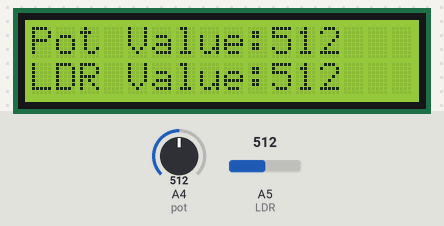
Simulated run of this sketch. Board: Arduino Uno, built with avr-gcc and run on an emulated ATmega328P. Parts: 16×2 character LCD. Inputs (shaded band) come from the test bench; at power-on: A4 (pot) = 512, A5 (LDR) = 512.

Above: at 1.2 s.
1.3 s: A4 (pot) set to 716
At 2.8 s:
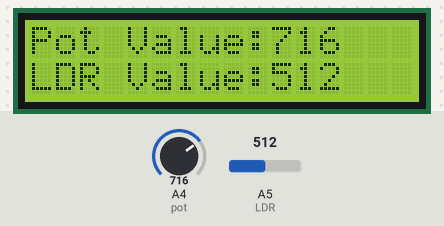
3.5 s: A5 (LDR) set to 716
At 4.6 s:
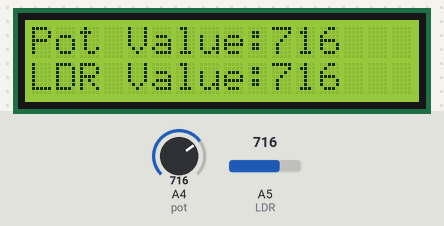
5.5 s: A4 (pot) set to 810
At 6.4 s:
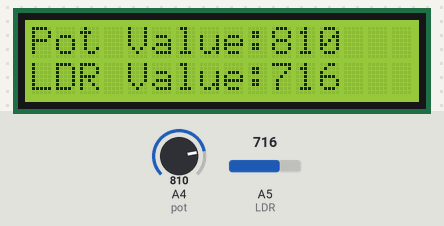
7.5 s: A5 (LDR) set to 810
At 9.3 s:
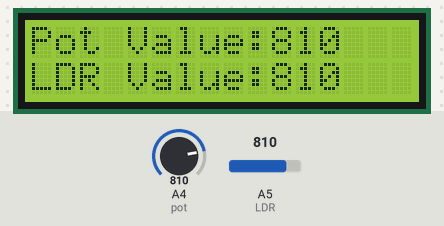
9.6 s: A4 (pot) set to 790
At 11.3 s:
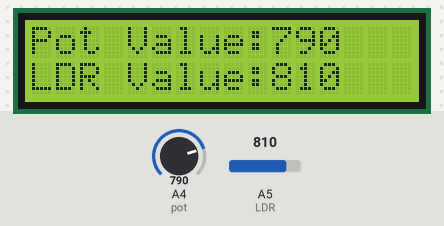
11.6 s: A5 (LDR) set to 790
At 13.1 s:
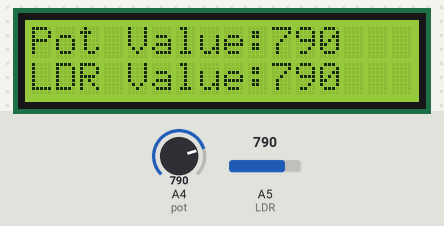
Timing chart, 0 to 14.6 s (numbered marks = the images above; inputs shaded):
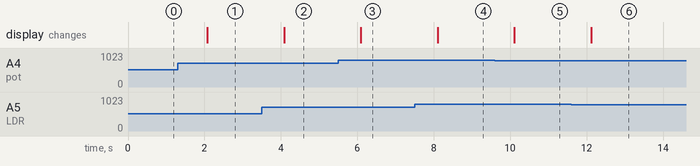

Measured:
- after the input at 1.3 s, the display: changes after 0.78 s (image 1)
- after the input at 3.5 s, the display: changes after 0.59 s (image 2)
- after the input at 5.5 s, the display: changes after 0.59 s (image 3)
- after the input at 7.5 s, the display: changes after 0.60 s (image 4)
- after the input at 9.6 s, the display: changes after 0.51 s (image 5)
- after the input at 11.6 s, the display: changes after 0.52 s (image 6)

The sketch:

Fusion_of_Potentiometer_and_LDR.ino
```cpp
// including LCD Library
#include <LiquidCrystal.h>

// initialize the library with the numbers of the interface pins
LiquidCrystal lcd(11,12, 14, 15, 16, 17);
// declaring Potentiometer and LDR interface pins and input variable
int pot = A4;
int LDR = A5;
int thresh = 800;

void setup()
{
  // set up the LCD's number of columns and rows:
  lcd.begin(16, 2);
  lcd.clear();
  // accept potentiometer and LDR input
  pinMode(pot, INPUT);
  pinMode(LDR, INPUT);
}

void loop()
{
  lcd.setCursor(0,0); // set the cursor to col 0 and row 0 of LCD
  lcd.print("Pot Value:"); // prints potentiometer value to LCD
  lcd.print(analogRead(pot)); // prints value on variable: pot to LCD
  lcd.setCursor(0,1); // set the cursor to col 0 and row 1 of LCD
  lcd.print("LDR Value:"); // prints LDR value to LCD
  lcd.print(analogRead(LDR)); // prints value on variable: LDR to LCD
  if(LDR>pot)
  {
    digitalWrite(7, HIGH);
    delay(1000);
    //digitalWrite(7,LOW);
  }
  else
  {
    digitalWrite(7, LOW);
  }
}
```
